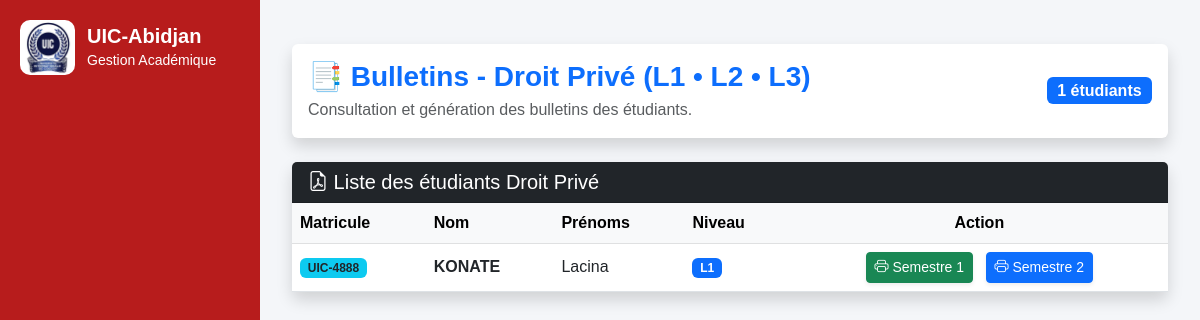
The app's page /lmd/l3/droit/bulletins/, older data.
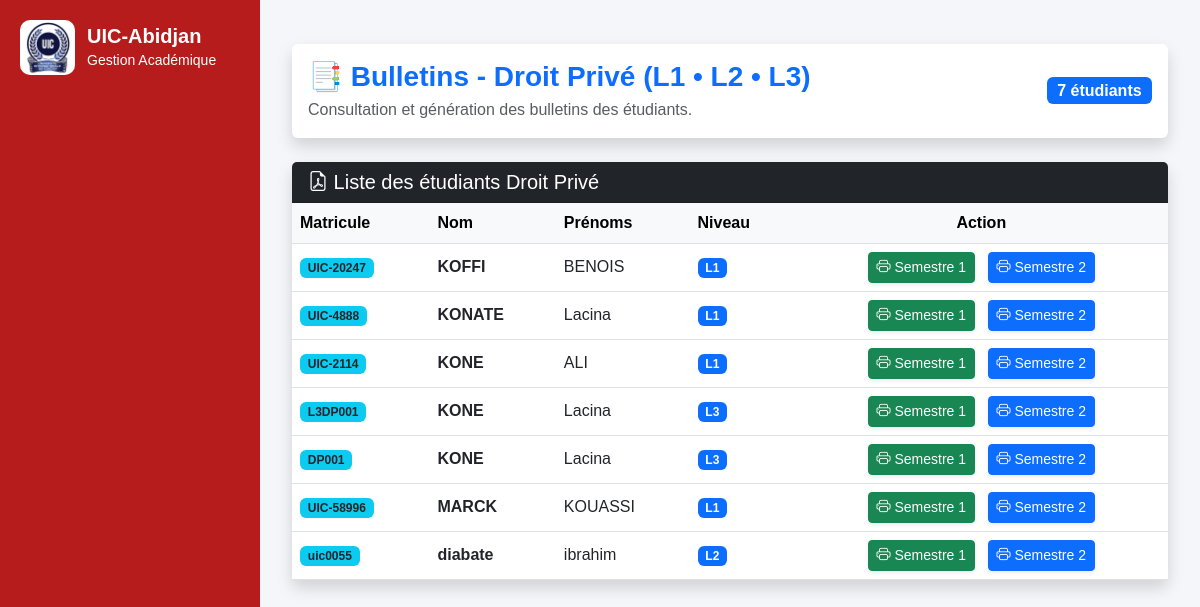
The same page, newer data.
### lmd/models.py (models this page shows, shortened)
class EtudiantLMD(models.Model):
    user = models.OneToOneField(
        User,
        on_delete=models.CASCADE,
        null=True,
        blank=True,
        related_name="etudiant_lmd"
    )
    matricule = models.CharField(
        max_length=50,
        unique=True,
        db_index=True
    )
    nom = models.CharField(
        max_length=100,
        db_index=True
    )
    prenoms = models.CharField(
        max_length=150
    )
    sexe = models.CharField(
        max_length=1,
        choices=(
            ('M', 'Masculin'),
            ('F', 'Féminin'),
        )
    )
    STATUTS = [
        ("AF", "Affecté"),
        ("NF", "Non Affecté"),
    ]
    statut = models.CharField(
        max_length=20,
        choices=STATUTS,
        default="NF"
    )
    date_naissance = models.DateField(
        null=True,
        blank=True
    )
    lieu_naissance = models.CharField(
        max_length=100,
        blank=True,
        null=True
    )
    telephone = models.CharField(
        max_length=30,
        blank=True
    )
    email = models.EmailField(
        blank=True
    )
    NIVEAUX = [
        ("L1", "Licence 1"),
        ("L2", "Licence 2"),
        ("L3", "Licence 3"),
        ("M1", "Master 1"),
        ("M2", "Master 2"),
        ("DOC", "Doctorat"),
    ]
    niveau = models.CharField(
        max_length=10,
        choices=NIVEAUX,
        db_index=True
    )
    filiere = models.ForeignKey(
        "FiliereLMD",
        on_delete=models.CASCADE,
        related_name="etudiants"
    )
    annee_academique = models.CharField(
        max_length=20,
        db_index=True
    )
    date_inscription = models.DateTimeField(
        auto_now_add=True
    )
    actif = models.BooleanField(
        default=True
    )
    class Meta:
        ordering = [
            "nom",
            "prenoms"
        ]
        constraints = [
            models.UniqueConstraint(
                fields=[
                    "matricule",
                    "annee_academique"
                ],
                name="unique_etudiant_annee"
            )
        ]

### lmd/views.py (the view)
# urls.py: path("l3/droit/bulletins/",views.l3_droit_bulletins,name="l3_droit_bulletins"),
def l3_droit_bulletins(request):
    filiere = get_object_or_404(
        FiliereLMD,
        libelle="Droit Privé"
    )
    etudiants = EtudiantLMD.objects.filter(
        filiere=filiere,
    ).order_by(
        "nom",
        "prenoms"
    )
    return render(
        request,
        "lmd/l3/droit/bulletins.html",
        {
            "etudiants": etudiants,
            "filiere": filiere
        }
    )

### lmd/templates/lmd/l3/droit/bulletins.html (shortened to what this page needs)
{% extends "base.html" %}
{% block content %}
<div class="container-fluid mt-4">
    <div class="card shadow border-0 mb-4">
        <div class="card-body d-flex justify-content-between align-items-center">
            <div>
                <h3 class="fw-bold text-primary mb-1">
                    📑 Bulletins - Droit Privé (L1 • L2 • L3)
                </h3>
                <p class="text-muted mb-0">
                    Consultation et génération des bulletins des étudiants.
                </p>
            </div>
            <div>
                <span class="badge bg-primary fs-6">
                    {{ etudiants|length }} étudiants
                </span>
            </div>
        </div>
    </div>
    <div class="card shadow border-0">
        <div class="card-header bg-dark text-white">
            <h5 class="mb-0">
                <i class="bi bi-file-earmark-pdf"></i>
                Liste des étudiants Droit Privé
            </h5>
        </div>
        <div class="card-body p-0">
            <div class="table-responsive">
                <table class="table table-hover align-middle mb-0">
                    <thead class="table-light">
                        <tr>
                            <th>
                                Matricule
                            </th>
                            <th>
                                Nom
                            </th>
                            <th>
                                Prénoms
                            </th>
                            <th>
                                Niveau
                            </th>
                            <th class="text-center">
                                Action
                            </th>
                        </tr>
                    </thead>
                    <tbody>
                        {% for e in etudiants %}
                        <tr>
                            <td class="fw-bold">
                                <span class="badge bg-info text-dark">
                                    {{ e.matricule }}
                                </span>
                            </td>
                            <td class="fw-semibold">
                                {{ e.nom }}
                            </td>
                            <td>
                                {{ e.prenoms }}
                            </td>
                            <td>
                                <span class="badge bg-primary">
                                    {{ e.niveau }}
                                </span>
                            </td>
                            <td class="text-center">
                                <a href="{% url 'imprimer_bulletin_lmd' e.id 'S1' %}"
   class="btn btn-success btn-sm shadow-sm me-2">
    <i class="bi bi-printer"></i>
    Semestre 1
</a>
<a href="{% url 'imprimer_bulletin_lmd' e.id 'S2' %}"
   class="btn btn-primary btn-sm shadow-sm">
    <i class="bi bi-printer"></i>
    Semestre 2
</a>
                            </td>
                        </tr>
                        {% endfor %}
                    </tbody>
                </table>
            </div>
        </div>
    </div>
</div>
{% endblock %}

### core/templates/base.html (shortened to what this page needs)
<!DOCTYPE html>
<html lang="fr">
<head>
    <link href="https://cdn.jsdelivr.net/npm/bootstrap@5.3.0/dist/css/bootstrap.min.css" rel="stylesheet">
    <link rel="stylesheet" href="https://cdn.jsdelivr.net/npm/bootstrap-icons@1.11.3/font/bootstrap-icons.min.css">
    <link href="https://cdn.jsdelivr.net/npm/bootstrap-icons@1.11.3/font/bootstrap-icons.css" rel="stylesheet">
</head>
<body>
    {% include "sidebar.html" %}
    <div class="main-content">
        {% block content %}
        {% endblock %}
    </div>
</body>
</html>

### core/templates/sidebar.html (shortened to what this page needs)
{% load static %}
<div class="sidebar">
    <div class="sidebar-brand">
        <img
            src="{% static 'logo.jpeg' %}"
            class="logo-sidebar"
            alt="UIC"
        >
        <div>
            <h5>UIC-Abidjan</h5>
            <small>Gestion Académique</small>
        </div>
    </div>
</div>

### core/templates/base.html (style rules this page uses)
body { margin: 0; font-family: Arial, sans-serif; background: #f4f6f9; }
.sidebar { width: 260px; height: 100vh; position: fixed; top: 0; left: 0; background: #1e293b; color: white; overflow-y: auto; }
.main-content { margin-left: 260px; padding: 20px; }
.sidebar { width: 260px; min-height: 100vh; background: #0f172a; color: white; padding: 20px; }
.sidebar-brand { display: flex; align-items: center; gap: 12px; margin-bottom: 30px; }
.logo-sidebar { width: 55px; height: 55px; object-fit: contain; border-radius: 10px; }
.sidebar-brand h5 { margin: 0; font-weight: bold; }
.sidebar-brand small { color: #94a3b8; }

### core/templates/sidebar.html (style rules this page uses)
.sidebar { background: #b71c1c !important; color: #fff; }
.sidebar-brand { color: #fff; }
.sidebar-brand h5, .sidebar-brand small { color: #fff; }

Row changes from the older to the newer data that the page shows:
added EtudiantLMD: matricule "UIC-20247", nom "KOFFI", prenoms "BENOIS", niveau "L1"
added EtudiantLMD: matricule "UIC-2114", nom "KONE", prenoms "ALI", niveau "L1"
added EtudiantLMD: matricule "L3DP001", nom "KONE", prenoms "Lacina", niveau "L3"
added EtudiantLMD: matricule "DP001", nom "KONE", prenoms "Lacina", niveau "L3"
added EtudiantLMD: matricule "UIC-58996", nom "MARCK", prenoms "KOUASSI", niveau "L1"
added EtudiantLMD: matricule "uic0055", nom "diabate", prenoms "ibrahim", niveau "L2"
Text that changed along with them:
{{ etudiants|length }}: "1" → "7"
